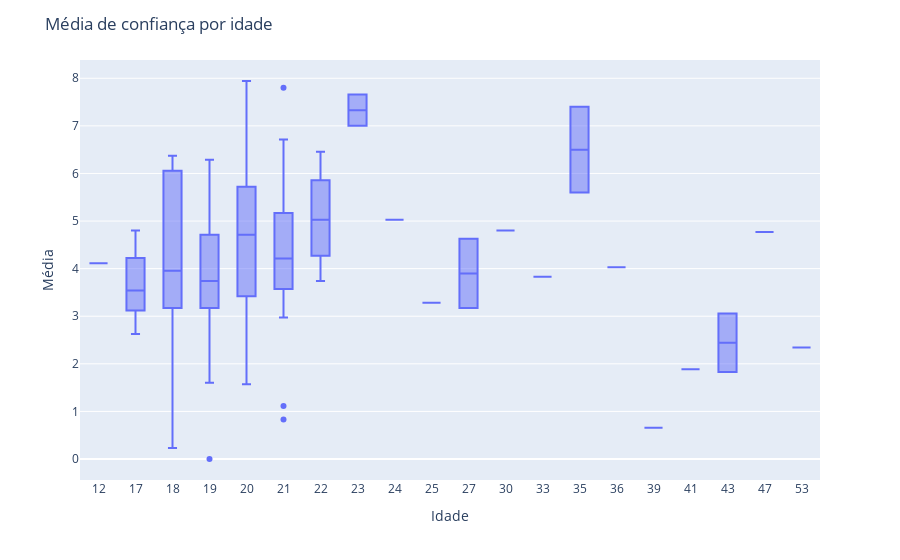

Source (notebook cell):
### Markdown cell above
Esse gráfico leva em considerações quais respostas foram mais comuns, e não apenas a média. Por isso, todos os boxplots estão com a mesma escala. Infelizmente, não foi possível identificar um padrão, uma vez que a maioria das respostas foram de pessoas com idade entre 18 e 22 anos.
Isso pode ser explicado pelo fato de que a maioria dos alunos da FGV se encontra nessa faixa etária, sendo esse o meio que mais consegui divulgar o formulário. Em próximas experiências, seria interessante tentar aumentar a quantidade de respostas de pessoas com idades mais avançadas. A escassez dessas respostas pode ser visualizada melhor se o boxplot for referente à média da confiança:

### Code cell
df5 = df2.sort_values(by=['Idade'])
# plot
fig = px.box(df5, x='Idade', y= df5[df5.drop(columns=['Idade', 'Genero']).columns].mean(axis=1))
# changes the scale of x axis
fig.update_xaxes(type='category')
# add title
fig.update_layout(title_text='Média de confiança por idade')
# add axis titles
fig.update_xaxes(title_text='Idade')
fig.update_yaxes(title_text='Média')
# show
fig.show()

### Figure 1 — Plotly figure (JSON) as saved in the notebook; plotly's stock layout.template omitted (floating-point values rounded to 4 significant figures)
{"data": [{"alignmentgroup": "True", "hovertemplate": "Idade=%{x}<br>y=%{y}<extra></extra>", "legendgroup": "", "marker": {"color": "#636efa"}, "name": "", "notched": false, "offsetgroup": "", "orientation": "v", "showlegend": false, "type": "box", "x": [12, 17, 17, 17, 17, 17, 18, 18, 18, 18, 18, 18, 19, 19, 19, 19, 19, 19, 19, 19, 19, 19, 19, 19, 19, 19, 19, 19, 19, 19, 19, 19, 19, 19, 19, 19, 19, 19, 19, 19, 19, 19, 20, 20, 20, 20, 20, 20, 20, 20, 20, 20, 20, 20, 20, 20, 20, 20, 20, 20, 20, 20, 20, 20, 20, 21, 21, 21, 21, 21, 21, 21, 21, 21, 21, 21, 21, 21, 21, 22, 22, 22, 22, 23, 23, 24, 25, 27, 27, 30, 33, 35, 35, 36, 39, 41, 43, 43, 47, 53], "x0": " ", "xaxis": "x", "y": [4.114, 4.8, 3.286, 3.543, 4.029, 2.629, 6.057, 3.171, 6.371, 3.743, 0.2286, 4.171, 3.257, 2.714, 3.657, 3.4, 4.143, 2.714, 1.886, 3.971, 3.829, 2.371, 2.029, 3.4, 4.886, 4.382, 4.429, 1.6, 3.171, 4.714, 3.971, 4.743, 0, 3.914, 3.171, 3.4, 5.686, 4.714, 6.286, 3.257, 4.857, 5.714, 3.486, 6.371, 2.971, 4.714, 4.943, 7.229, 6.029, 1.571, 3.257, 6.771, 5.571, 2.286, 4.8, 3.771, 5.657, 3.4, 5.143, 3.829, 5.743, 3.743, 4.057, 2.657, 7.943, 5.943, 3.571, 3.914, 0.8286, 4.4, 7.8, 1.114, 4.571, 3.857, 4.029, 4.571, 2.971, 6.714, 5.171, 5.257, 6.457, 4.8, 3.743, 7.657, 7, 5.029, 3.286, 3.171, 4.629, 4.8, 3.829, 5.6, 7.4, 4.029, 0.6571, 1.886, 1.829, 3.057, 4.771, 2.343], "y0": " ", "yaxis": "y"}], "layout": {"boxmode": "group", "legend": {"tracegroupgap": 0}, "margin": {"t": 60}, "title": {"text": "Média de confiança por idade"}, "xaxis": {"anchor": "y", "domain": [0, 1], "title": {"text": "Idade"}, "type": "category"}, "yaxis": {"anchor": "x", "domain": [0, 1], "title": {"text": "Média"}}}}
